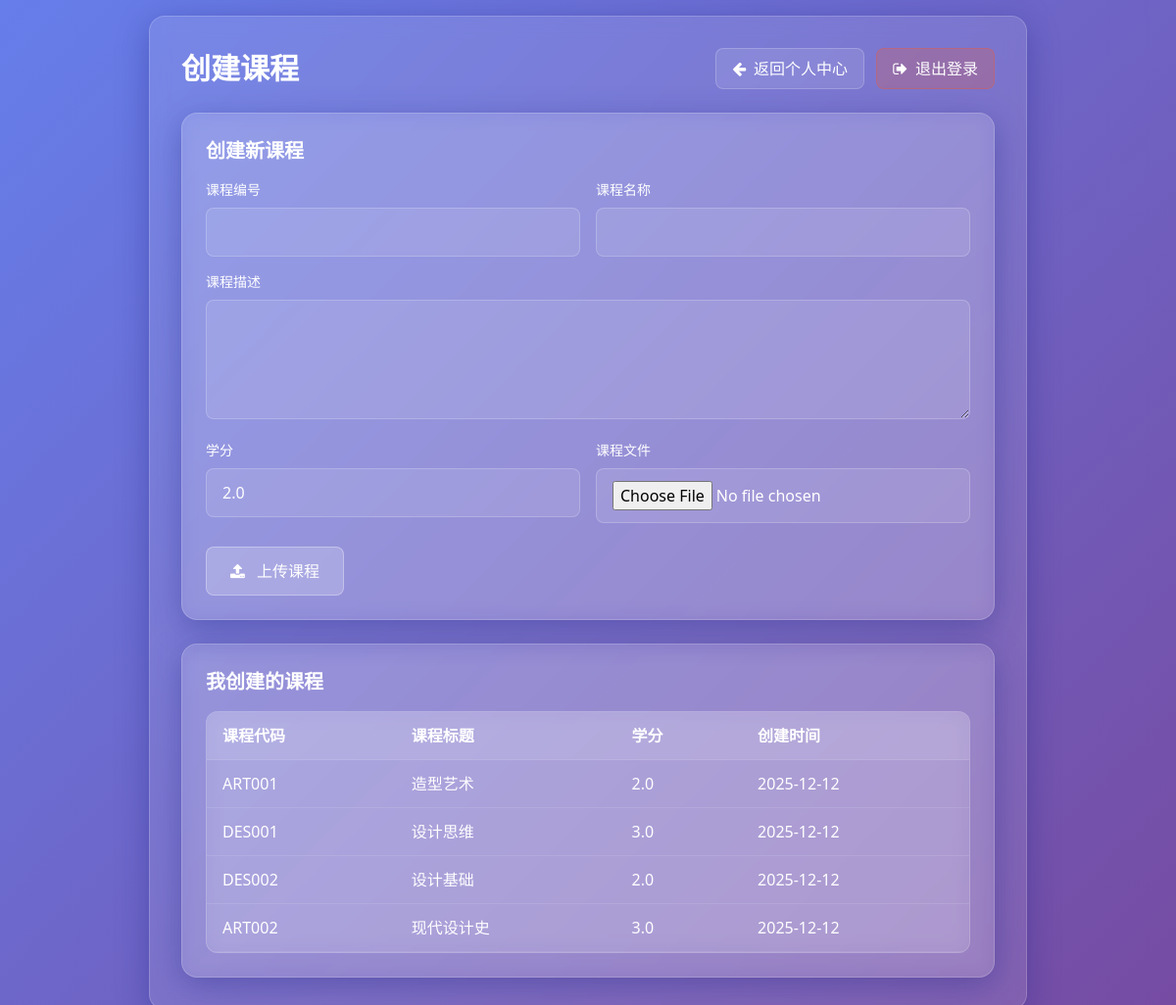
The page /teacher_create_course (signed in) on the database its author committed.
### app.py (models this page shows)
class Course(db.Model):
    id = db.Column(db.Integer, primary_key=True)
    course_code = db.Column(db.String(20), unique=True, nullable=False)  # 课程代码
    title = db.Column(db.String(100), nullable=False)  # 课程标题
    description = db.Column(db.Text, nullable=True)  # 课程描述
    teacher_id = db.Column(db.Integer, db.ForeignKey('user.id'), nullable=False)  # 授课老师ID
    credit = db.Column(db.Float, default=2.0)  # 学分
    created_at = db.Column(db.DateTime, default=datetime.utcnow)  # 创建时间
    video_path = db.Column(db.String(255), nullable=True)  # 视频文件路径
    teacher = db.relationship('User', backref=db.backref('courses_taught', lazy=True))

### app.py (the view, shortened to what this page needs)
@app.route('/teacher_create_course', methods=['GET', 'POST'])
def teacher_create_course():
    if 'user_id' not in session:
        return redirect(url_for('login'))
    user = User.query.get(session['user_id'])
    if user.role != 'teacher':
        flash('只有教师角色可以访问此页面')
        return redirect(url_for('dashboard'))
    created_courses = Course.query.filter_by(teacher_id=user.id).all()
    return render_template('teacher_html/teacher_create_course.html', user=user, created_courses=created_courses)

### app.py (called while the page is built)
@app.after_request
def set_encoding(response):
    response.headers['Content-Type'] = 'text/html; charset=utf-8'
    return response

@app.after_request
def set_utf8_content_type(response):
    if response.content_type.startswith('text/html'):
        response.headers['Content-Type'] = 'text/html; charset=utf-8'
    return response

### templates/teacher_html/teacher_create_course.html (shortened to what this page needs)
<!DOCTYPE html>
<html lang="zh-CN">
<head>
    <script src="https://cdn.tailwindcss.com"></script>
    <link href="https://cdn.jsdelivr.net/npm/font-awesome@4.7.0/css/font-awesome.min.css" rel="stylesheet">
</head>
<body class="min-h-screen flex items-center justify-center p-4">
    <div class="w-full max-w-4xl glass-card p-6 md:p-8">
        <div class="flex flex-col md:flex-row justify-between items-start md:items-center mb-6 gap-4">
            <h1 class="text-3xl font-bold text-white">创建课程</h1>
            <div class="flex gap-3">
                <a href="{{ url_for('dashboard') }}" class="btn-secondary px-4 py-2 rounded-lg flex items-center gap-2">
                    <i class="fa fa-arrow-left"></i> 返回个人中心
                </a>
                <a href="{{ url_for('logout') }}" class="btn-danger px-4 py-2 rounded-lg flex items-center gap-2">
                    <i class="fa fa-sign-out"></i> 退出登录
                </a>
            </div>
        </div>
        <div class="glass-card p-6 mb-6">
            <h2 class="text-xl font-semibold text-white mb-4">创建新课程</h2>
            <form action="{{ url_for('teacher_create_course') }}" method="post" enctype="multipart/form-data">
                <div class="grid grid-cols-1 md:grid-cols-2 gap-4">
                    <div>
                        <label for="course_code" class="block text-white text-sm font-medium mb-2">课程编号</label>
                        <input type="text" class="form-input w-full px-4 py-3 rounded-lg" id="course_code" name="course_code" required>
                    </div>
                    <div>
                        <label for="title" class="block text-white text-sm font-medium mb-2">课程名称</label>
                        <input type="text" class="form-input w-full px-4 py-3 rounded-lg" id="title" name="title" required>
                    </div>
                </div>
                <div class="mt-4">
                    <label for="description" class="block text-white text-sm font-medium mb-2">课程描述</label>
                    <textarea class="form-input w-full px-4 py-3 rounded-lg" id="description" name="description" rows="4"></textarea>
                </div>
                <div class="grid grid-cols-1 md:grid-cols-2 gap-4 mt-4">
                    <div>
                        <label for="credit" class="block text-white text-sm font-medium mb-2">学分</label>
                        <input type="number" class="form-input w-full px-4 py-3 rounded-lg" id="credit" name="credit" step="0.5" min="0.5" max="5.0" value="2.0">
                    </div>
                    <div>
                        <label for="course_file" class="block text-white text-sm font-medium mb-2">课程文件</label>
                        <input type="file" class="form-input w-full px-4 py-3 rounded-lg" id="course_file" name="course_file">
                    </div>
                </div>
                <button type="submit" class="btn-primary w-full md:w-auto px-6 py-3 rounded-lg mt-6 font-medium hover:shadow-lg transition-all">
                    <i class="fa fa-upload mr-2"></i> 上传课程
                </button>
            </form>
        </div>
        <div class="glass-card p-6">
            <h2 class="text-xl font-semibold text-white mb-4">我创建的课程</h2>
            {% if created_courses %}
                <div class="table-container">
                    <table>
                        <thead>
                            <tr>
                                <th>课程代码</th>
                                <th>课程标题</th>
                                <th>学分</th>
                                <th>创建时间</th>
                            </tr>
                        </thead>
                        <tbody>
                            {% for course in created_courses %}
                                <tr>
                                    <td>{{ course.course_code }}</td>
                                    <td>{{ course.title }}</td>
                                    <td>{{ course.credit }}</td>
                                    <td>{{ course.created_at.strftime('%Y-%m-%d') }}</td>
                                </tr>
                            {% endfor %}
                        </tbody>
                    </table>
                </div>
            {% else %}
                <p class="text-white text-opacity-70">您还没有创建任何课程</p>
            {% endif %}
        </div>
    </div>
</body>
</html>

### templates/teacher_html/teacher_create_course.html (style rules this page uses)
body { background: linear-gradient(135deg, #667eea 0%, #764ba2 100%); min-height: 100vh; margin: 0; padding: 0; }
.glass-card { background: rgba(255, 255, 255, 0.1); backdrop-filter: blur(10px); -webkit-backdrop-filter: blur(10px); border: 1px solid rgba(255, 255, 255, 0.18); box-shadow: 0 8px 32px 0 rgba(31, 38, 135, 0.37); border-radius: 16px; }
.form-input { background: rgba(255, 255, 255, 0.1); border: 1px solid rgba(255, 255, 255, 0.2); color: white; transition: all 0.3s ease; }
.btn-primary { background: rgba(255, 255, 255, 0.2); border: 1px solid rgba(255, 255, 255, 0.3); color: white; transition: all 0.3s ease; }
.btn-secondary { background: rgba(255, 255, 255, 0.1); border: 1px solid rgba(255, 255, 255, 0.2); color: white; transition: all 0.3s ease; }
.btn-danger { background: rgba(255, 87, 34, 0.2); border: 1px solid rgba(255, 87, 34, 0.3); color: white; transition: all 0.3s ease; }
.table-container { background: rgba(255, 255, 255, 0.1); backdrop-filter: blur(10px); -webkit-backdrop-filter: blur(10px); border: 1px solid rgba(255, 255, 255, 0.18); border-radius: 12px; overflow: hidden; }
table { width: 100%; border-collapse: collapse; color: white; }
th, td { padding: 12px 16px; text-align: left; border-bottom: 1px solid rgba(255, 255, 255, 0.1); }
th { background: rgba(255, 255, 255, 0.1); font-weight: 600; }

### rows shown on the page
Course: course_code "ART001", title "造型艺术", credit "2.0", created_at "2025-12-12"
Course: course_code "DES001", title "设计思维", credit "3.0", created_at "2025-12-12"
Course: course_code "DES002", title "设计基础", credit "2.0", created_at "2025-12-12"
Course: course_code "ART002", title "现代设计史", credit "3.0", created_at "2025-12-12"
